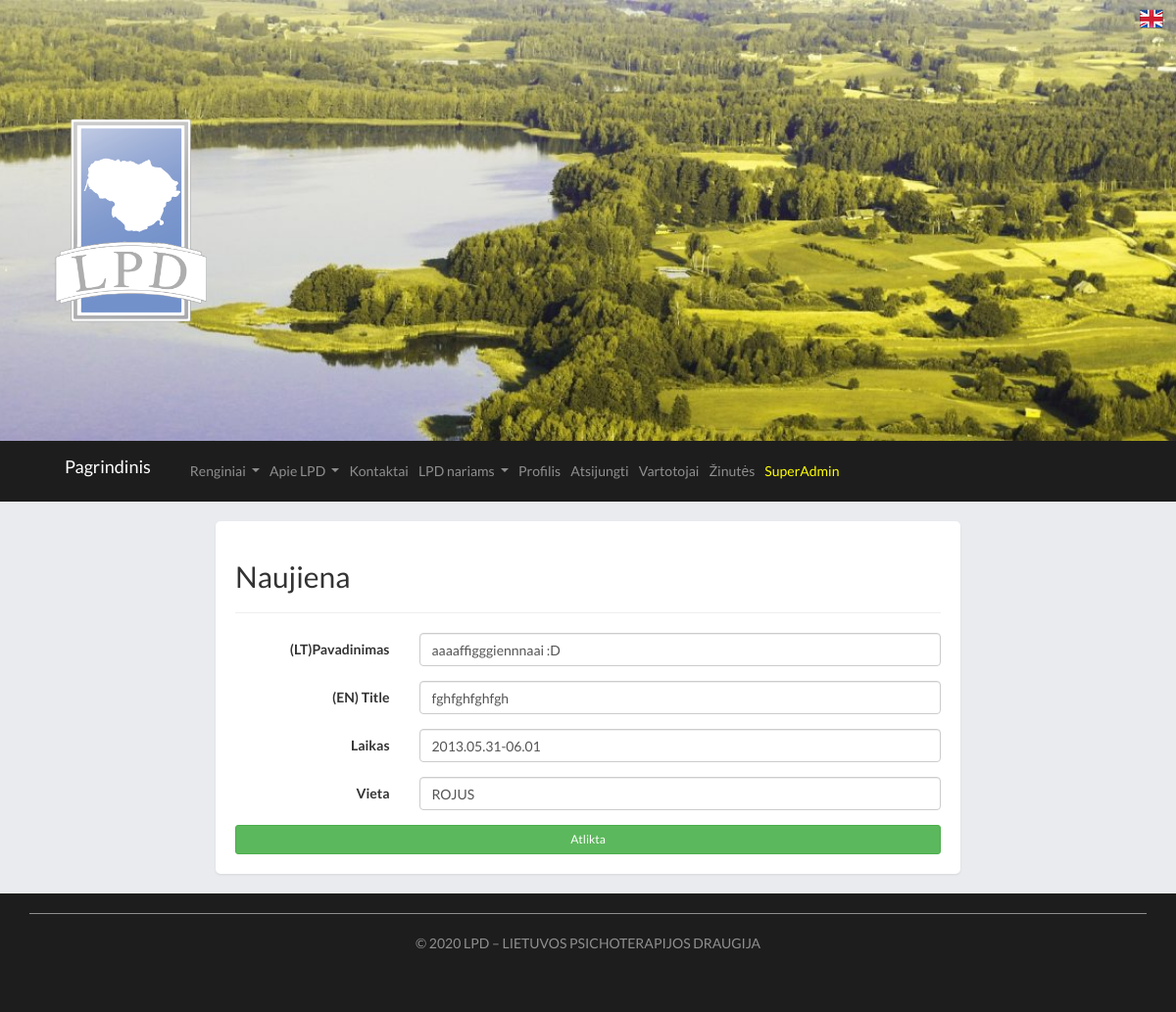
The page /edit_new/1 (signed in) on the database its author committed.
### main.py (models this page shows)
class User(db.Model):
	id = db.Column(db.Integer, primary_key=True)
	date_created = db.Column(db.DateTime, default=datetime.utcnow)
	name = db.Column(db.String(200), nullable=False)
	surname = db.Column(db.String(200), nullable=False)
	phone = db.Column(db.String(200), default="")
	email = db.Column(db.String(200), nullable=False)
	lvl = db.Column(db.Integer, default=0)
	password = db.Column(db.String(200), nullable=False)
	image = db.Column(db.String(300), default="")
	info = db.Column(db.String(1000), default="")
	info_en = db.Column(db.String(1000), default="")
	show = db.Column(db.String(10), default="False")
	confirmed = db.Column(db.String(10), default="False")
	session_token = db.Column(db.String, default="")
	lang = db.Column(db.String, default="LT")

class News(db.Model):
	id = db.Column(db.Integer, primary_key=True)
	date_created = db.Column(db.DateTime, default=datetime.utcnow)
	title = db.Column(db.String(4000), default="")
	title_en = db.Column(db.String(4000), default="")
	date = db.Column(db.String(4000), default="")
	location = db.Column(db.String(4000), default="")

### main.py (the view)
@app.route("/edit_new/<int:id>", methods=["GET", "POST"])
def edit_new(id):
	new_ = News.query.get_or_404(id)
	if request.method == "POST":
		new_.title = request.form['title']
		new_.title_en = request.form['title_en']
		new_.date = request.form['date']
		new_.location = request.form['location']
		try:
			db.session.commit()
			return redirect('/Naujienos/')
		except:
			return "nepavyko atnaujinti"
	else:
		return render_template("Naujienos_create.html",new = new_, current_user=current_user())

### main.py (called while the page is built)
def current_user():
	email = request.cookies.get("current-user-email")
	current_user = User.query.filter_by(email=email).first()
	if current_user == None:
		current_user = guest_user()
	current_user.lang = request.cookies.get("current-user-lang")
	return current_user

### templates/Naujienos_create.html (shortened to what this page needs)
{% extends "base.html" %}
{% block page%}
<div class = "row justify-content-md-center">
<div class = "col-lg-8 shadow-sm page">
{% if current_user.lvl == 2 %}
	<form class="form-horizontal  needs-validation" role="form"  method="POST" novalidate>
                <h2>Naujiena</h2><hr>
                <div class="form-group">
                    <label for="firstName" class="col-md-3 control-label" >(LT)Pavadinimas</label>
                    <div class="col-md-9">
                        <input type="text" id="title" placeholder="Pavadinimas" class="form-control" autofocus="" name="title"  value="{{new.title}}">
                    </div>
                </div>
                <div class="form-group">
                    <label for="lastName" class="col-md-3 control-label" >(EN) Title</label>
                    <div class="col-md-9">
                        <input type="text" id="title_en" placeholder="Title" class="form-control"  name="title_en" value="{{new.title_en}}">
                    </div>
                </div>
				 <div class="form-group">
                    <label for="lastName" class="col-md-3 control-label" >Laikas</label>
                    <div class="col-md-9">
                        <input type="text" id="date" placeholder="2020.02.22 - 02.24 " class="form-control"  name="date" value="{{new.date}}" required>
                    </div>
                </div>
				 <div class="form-group">
                    <label for="lastName" class="col-md-3 control-label" >Vieta</label>
                    <div class="col-md-9">
                        <input type="text" id="location" placeholder="Vilnius, Litexpo" class="form-control"  name="location" value="{{new.location}}" required>
                    </div>
                </div>
				<input type="submit" value="Atlikta" class="btn btn-success btn-block btn-sm">
				</div>
{% endif %}
</div>
</div>
{% endblock %}

### templates/base.html (shortened to what this page needs)
<!DOCTYPE html>
<html lang="en-US">
<head>
	<link href="https://stackpath.bootstrapcdn.com/bootstrap/4.4.1/css/bootstrap.min.css" rel="stylesheet">
	<link href="https://stackpath.bootstrapcdn.com/font-awesome/4.7.0/css/font-awesome.min.css" rel="stylesheet">
	<link href="//netdna.bootstrapcdn.com/bootstrap/3.2.0/css/bootstrap.min.css" rel="stylesheet" id="bootstrap-css">
	<link rel="stylesheet" href="../static/css/style.css">
</head>
<body>
	{% if current_user.lang == "LT" %}
		<a href="/change_lang/" class="btn pull-right"> <img src="../static/img/EN.png"></a>
	{% else %}
		<a href="/change_lang/" class="btn pull-right"> <img src="../static/img/LT.png"></a>
	{% endif %}
<div class= "top-image" style="background-image: url(../static/img/cropped-1920.jpg);">
		<div class="container">
			<div class="blog-logoa">
				<a href="/" title="LPTD - Lietuvos Psichoterapijos Draugija" rel="home">
					<img src="../static/img/ICON-PNG.png" alt= "LPD - Lietuvos Psichoterapijos Draugija">
				</a>
			</div>
		</div>
</div>
<div class = " bg_dark ">
<div class = "container">
<nav class="navbar navbar-expand-lg navbar-dark bg_dark ">
	{% if current_user.lang == "LT" %}
		<a class="navbar-brand" href="/"> Pagrindinis</a>
	{% else %}
		<a class="navbar-brand" href="/"> Main</a>
	{% endif %}
  <div class="collapse navbar-collapse bg_dark" id="navbarNavDropdown">
    <ul class="navbar-nav">
      <li class="nav-item dropdown ">
        <a class="nav-link dropdown-toggle" href="#" id="navbarDropdownMenuLink" role="button" data-toggle="dropdown" aria-haspopup="true" aria-expanded="false">
        {% if current_user.lang == "LT" %} Renginiai {% else %} Events {% endif %}
        </a>
      </li>
	  <li class="nav-item dropdown ">
        <a class="nav-link dropdown-toggle" href="#" id="navbarDropdownMenuLink" role="button" data-toggle="dropdown" aria-haspopup="true" aria-expanded="false">
           {% if current_user.lang == "LT" %} Apie LPD {% else %} About LPD {% endif %}
        </a>
      </li>
	  <li class="nav-item">
        <a class="nav-link" href="/kontaktai/"> {% if current_user.lang == "LT" %} Kontaktai {% else %} Contacts {% endif %}</a>
      </li>
	  {% if current_user.lvl > 0 %}
      <li class="nav-item dropdown ">
        <a class="nav-link dropdown-toggle" href="#" id="navbarDropdownMenuLink" role="button" data-toggle="dropdown" aria-haspopup="true" aria-expanded="false">
           {% if current_user.lang == "LT" %} LPD nariams {% else %} For LPD members {% endif %}
        </a>
      </li>
	  {% endif %}
	  {% if current_user.lvl > 0 or current_user.name|length > 1 %}
	  <li class="nav-item"><a class="nav-link" href="/edit_user/{{current_user.id}}">{% if current_user.lang == "LT" %} Profilis {% else %} Profile {% endif %}</a></li>
	  <li class="nav-item"><a class="nav-link" href="/logout/">{% if current_user.lang == "LT" %} Atsijungti {% else %} Log out {% endif %}</a></li>
	  {% endif %}
	  {% if current_user.lvl == 2 %}
	  <li class="nav-item"><a class="nav-link" href="/vartotojai/">{% if current_user.lang == "LT" %} Vartotojai {% else %} Users {% endif %}</a></li>
	  <li class="nav-item"><a class="nav-link" href="/sms/">{% if current_user.lang == "LT" %} Žinutės {% else %} Messages {% endif %}</a></li>
	  {% endif %}
	  {% if current_user.name|length > 0 %}
	   <li class="nav-item"><a class="nav-link" href="#" style="color:yellow">{{current_user.name}}</a></li>
	  {% endif %}
    </ul>
  </div>
</nav>
</div>
</div>
<div class="container ">
{% block page%}{% endblock %}
<div class="bg_dark footer-copyright text-center footer">
	<div class="container">
			{% if current_user.lang == "LT" %}
			<p> © 2020 LPD – <a href="/">LIETUVOS PSICHOTERAPIJOS DRAUGIJA</a>  </p>
			{% else %}
			<p> © 2020 LPD – <a href="/">LITHUANIAN PSYCHOTHERAPY FRIENDSHIP</a>  </p>
			{% endif %}
	</div>
</div>
</body>
</html>

### static/css/style.css (style rules this page uses)
body { background-color: #e9ebee; font-family: 'Raleway', sans-serif; font-family: 'Lato', sans-serif; }
.navbar { margin-bottom:0px !important ; }
.page { padding: 20px; margin:20px auto; border-radius: 5px; background-color: white; }
.blog-logoa img { max-height: 250px; width: auto; max-width: 100%; height: auto; }
.top-image { bottom: 0px; padding: 100px 0; background: no-repeat center; background-size: cover; -moz-background-size: cover; -webkit-background-size: cover; }
.bg_dark { background-color:#1D1D1D; }
.bg_dark>a { color:rgba(255,255,255,0.5); padding:10px; }
.footer { color:rgba(255,255,255,0.5); padding:20px 0px 30px 0px; }
.footer a { color:rgba(255,255,255,0.5); text-decoration: none; }
.footer .container { border-top: 1px solid rgba(255,255,255,0.5); padding:20px 0px ; }

### rows shown on the page
User: name "SuperAdmin"
News: title "aaaaffigggiennnaai :D", title_en "fghfghfghfgh", date "2013.05.31-06.01", location "ROJUS"
